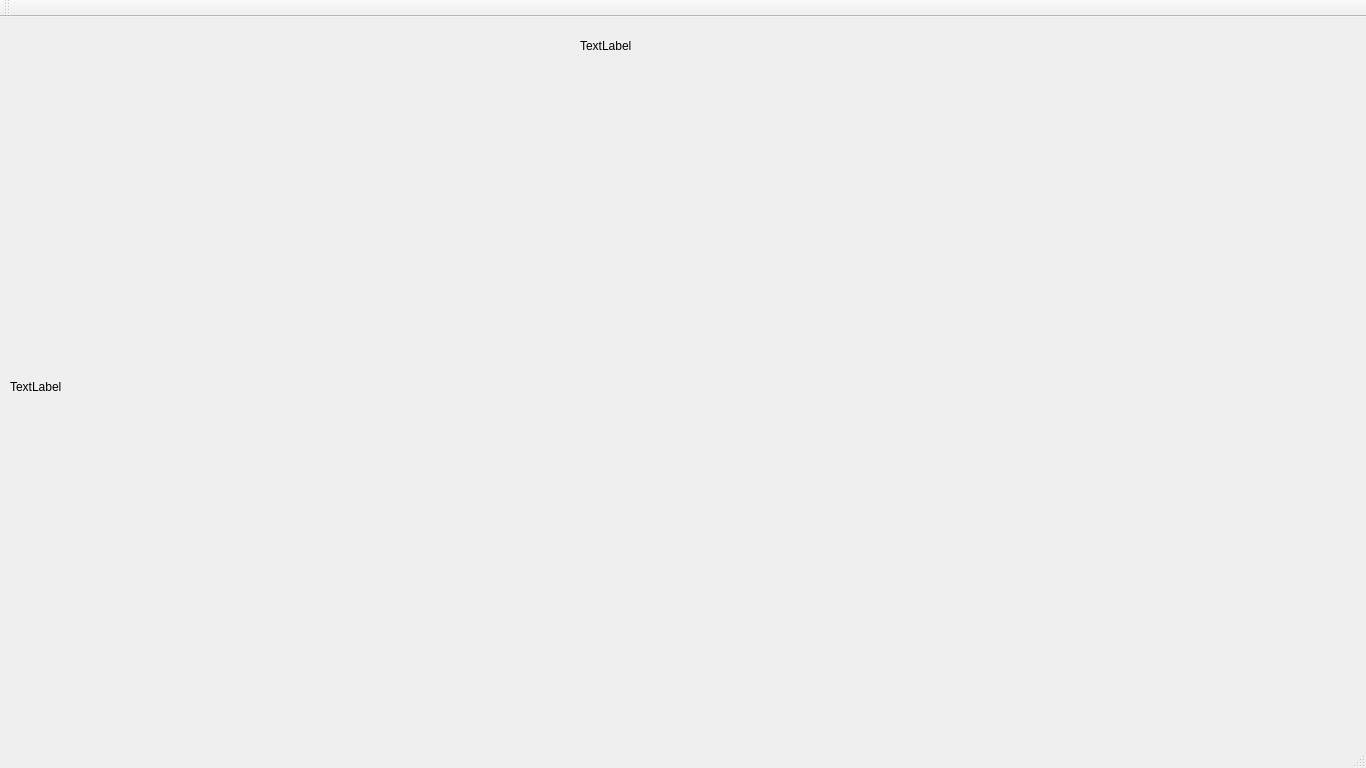
<?xml version="1.0" encoding="UTF-8"?>
<ui version="4.0">
 <class>MainWindow</class>
 <widget class="QMainWindow" name="MainWindow">
  <property name="geometry">
   <rect>
    <x>0</x>
    <y>0</y>
    <width>1366</width>
    <height>768</height>
   </rect>
  </property>
  <property name="windowTitle">
   <string>MainWindow</string>
  </property>
  <widget class="QWidget" name="centralWidget">
   <widget class="QLabel" name="label">
    <property name="geometry">
     <rect>
      <x>10</x>
      <y>20</y>
      <width>1300</width>
      <height>700</height>
     </rect>
    </property>
    <property name="text">
     <string>TextLabel</string>
    </property>
   </widget>
   <widget class="QLabel" name="label_2">
    <property name="geometry">
     <rect>
      <x>580</x>
      <y>20</y>
      <width>241</width>
      <height>17</height>
     </rect>
    </property>
    <property name="text">
     <string>TextLabel</string>
    </property>
   </widget>
  </widget>
  <widget class="QMenuBar" name="menuBar">
   <property name="geometry">
    <rect>
     <x>0</x>
     <y>0</y>
     <width>1366</width>
     <height>25</height>
    </rect>
   </property>
  </widget>
  <widget class="QToolBar" name="mainToolBar">
   <attribute name="toolBarArea">
    <enum>TopToolBarArea</enum>
   </attribute>
   <attribute name="toolBarBreak">
    <bool>false</bool>
   </attribute>
  </widget>
  <widget class="QStatusBar" name="statusBar"/>
 </widget>
 <layoutdefault spacing="6" margin="11"/>
 <resources/>
 <connections/>
</ui>
